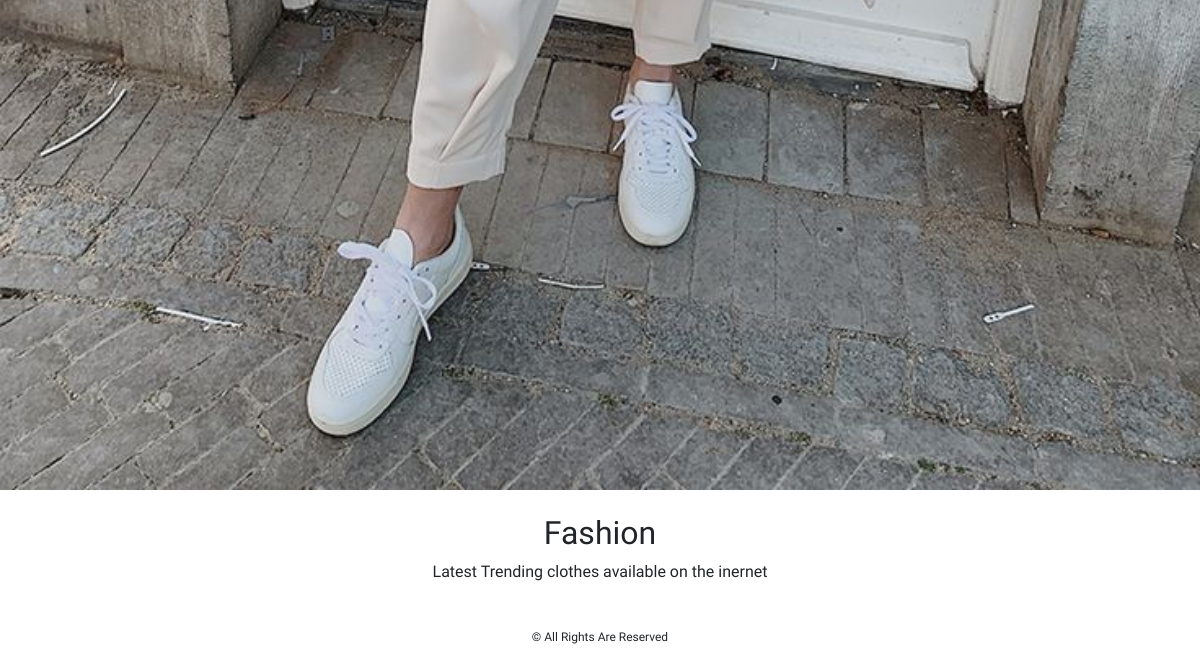
Before: /fashion/ (lower part) with the older database file.
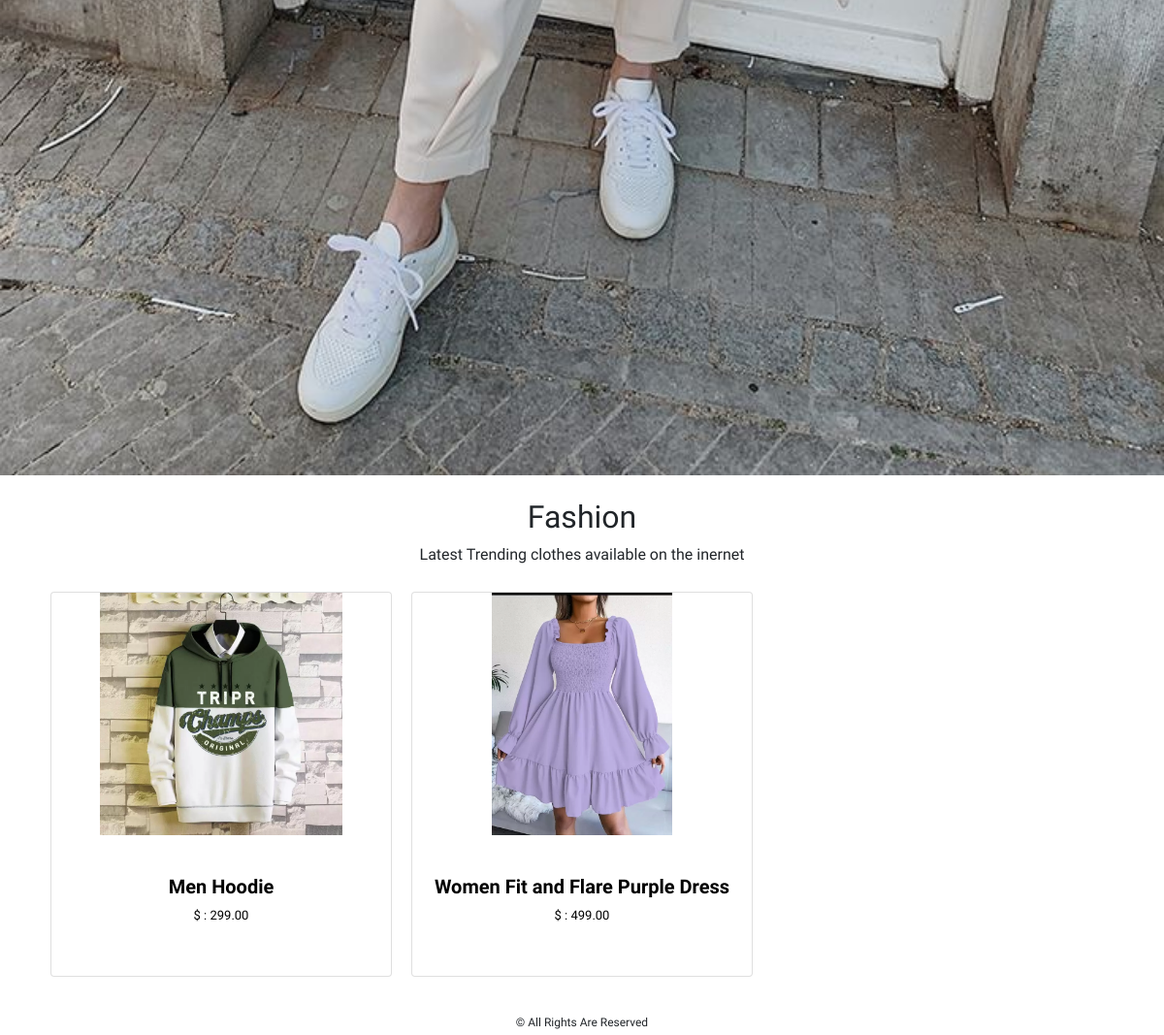
After: the same page with the newer database file.
### EcomApp/models.py (models this page shows, shortened)
class Product(models.Model):
    name = models.CharField(max_length=250, unique=True)
    slug = models.SlugField(max_length=250, unique=True)
    description = models.TextField(blank=True)
    price = models.DecimalField(max_digits=10, decimal_places=2)
    category = models.ForeignKey(Category, on_delete=models.CASCADE)
    prod_img = models.ImageField(upload_to='product')
    stock = models.IntegerField()
    available = models.BooleanField(default=True)
    created = models.DateTimeField(auto_now_add=True)
    updated = models.DateTimeField(auto_now=True)
    def get_url(self):
        return reverse('EcomApp:ProdCatDetail', args=[self.category.slug, self.slug])
    class Meta:
        ordering = ('name',)
        verbose_name = 'product'
        verbose_name_plural = 'products'

### EcomApp/views.py (the view)
# urls.py: path('', views.allProdCat, name='allProdCat'),
def allProdCat(request, c_slug=None):
    c_page = None
    product_list = None
    if c_slug != None:
        c_page = get_object_or_404(Category, slug=c_slug)
        product_list = Product.objects.all().filter(category=c_page, available=True)
    else:
        product_list = Product.objects.all().filter(available=True)
    paginator = Paginator(product_list, 6)
    try:
        page = int(request.GET.get('page', '1'))
    except:
        page = 1
    try:
        products = paginator.page(page)
    except (EmptyPage, InvalidPage):
        products = paginator.page(paginator.num_pages)
    return render(request, 'category.html', {'category': c_page, 'products': products})

### EcomApp/context_processors.py (called while the page is built)
def menu_links(request):
    links = Category.objects.all()
    return dict(links=links)

### EcomApp/models.py (called while the page is built)
    def get_url(self):
        return reverse('EcomApp:product_by_category', args=[self.slug])

### EcomCart/context_processors.py (called while the page is built)
def counter(request):
    item_count = 0
    if 'admin' in request.path:
        return {}
    else:
        try:
            cart = Cart.objects.filter(cart_id=_cart_id(request))
            cart_items = CartItem.objects.all().filter(cart=cart[:1])
            for cart_item in cart_items:
                item_count += cart_item.quantity
        except Cart.DoesNotExist:
            item_count = 0
    return dict(item_count=item_count)

### EcomCart/views.py (called while the page is built)
def _cart_id(request):
    cart = request.session.session_key
    if not cart:
        cart = request.session.create()
    return cart

### templates/category.html (shortened to what this page needs)
{% extends 'base.html' %}
{% load static %}
{% block content %}
{% if category %}
    <div  class="mx-auto" align="center">
        <img class="my_image" src="{{category.cat_img.url}}" alt="{{category.name}}">
    </div><br>
    <div class="container" align="center">
        <h2>{{category.name}}</h2>
        <p>{{category.description}}</p>
    </div>
{% endif %}
<div class="container">
    <div class="row mx-auto">
        {% for product in products.object_list %}
        <div class="my_bottom_margin col-9 col-sm-12 col-md-4 col-md-12 col-lg-4" style="padding:10px">
            <div class="card text-center">
                <a href="{{ product.get_url }}">
                    <div>
                        <img src="{{product.prod_img.url}}" height="250px" alt="{{product.name}}">
                    </div>
                </a>
                <div class="card-body">
                    <a href="{{product.get_url}}" style="text-decoration:none;color:black">
                        <div class="card-title" style="margin-top:25px;height:5rem">
                            <h1 style="font-size:20px"><b>{{ product.name }}</b></h1>
                            <p style="font-size:13px">$ : {{ product.price }}</p>
                        </div>
                    </a>
                </div>
            </div>
        </div>
        {% endfor %}
    </div>
</div>
{% endblock %}

Changed rows visible on the page:
added Product: prod_img (picture), name "Men Hoodie", price "299.00"
added Product: prod_img (picture), name "Women Fit and Flare Purple Dress", price "499.00"
